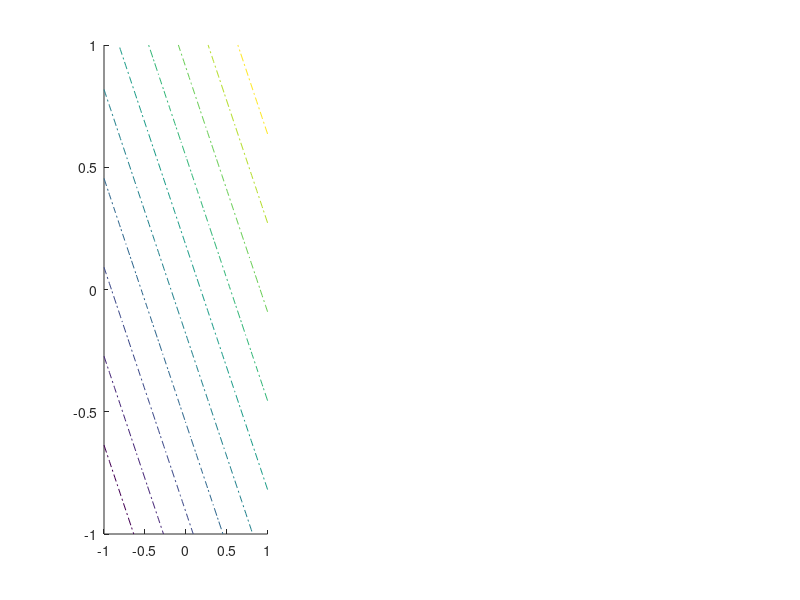

Here is the MATLAB script that generated this plot: (Note: this script raises an error after producing the figure.)
%% Задание 01. Метод характеристик решения задачи Коши
% Исходное уравнение: Uxx + 4Uxy - 5Uyy - 3Ux + 3Uy = 3y + 3x
% Начальные условия: U|(y-2x=0) = 2 + 6x^2 + 4x
%                   Uy|(y-2x=0) = 5x + 2

function t071601

%% Начальная инициализация

x_min = -1;
x_max = 1;
y_min = -1;
y_max = 1;
x_h = (x_max - x_min) / 30; 
y_h = (y_max - y_min) / 30; 

[X,Y] = meshgrid(x_min:x_h:x_max, y_min:y_h:y_max);

scrsz = get(0,'ScreenSize');
figure('Position', [50 scrsz(4)/2-100 scrsz(3)-100 scrsz(4)/2], 'Name', 'Лабораторная работа 01', 'NumberTitle', 'off');

%% 1. График семейства характеристик уравнения и линия, на которой ставилось условие.

subplot(1,3,1);
hold on;    
    Z = X + Y;
    contour(X, Y, Z, '-.', 'Color', 'b');
    Z = 5*X - Y;
    contour(X, Y, Z, '-.', 'Color', 'b');
    Z = 2*Y;
    plot(Z, Y, 'LineWidth', 3);
    title('\bf Область определения и характеристики решения');
    xlabel('\it X');
    ylabel('\it Y');
hold off;


%% 2. График линий уровня решения задачи Коши

Z = X.*Y + Y.^2 + 2*Y + 2;
subplot(1, 3, 2);
hold on;
    [C, h] = contour(X, Y, Z, 8, 'LineWidth', 2);
    clabel(C, h, 'Rotation', 0, 'BackgroundColor', [1 1 .6], 'Edgecolor', [.7 .7 .7]); 
    colorbar;
    title('\bf Линии уровня решения');
    xlabel('\it X');
    ylabel('\it Y');
    zlabel('\it U');
hold off;


%% 3. График поверхности решения задачи Коши

graph3d = subplot(1, 3, 3);
surf(X, Y, Z, 'EdgeColor', 'none') 
hold on;
    title('\bf Поверхность решения');
    xlabel('\it X');
    ylabel('\it Y');
    zlabel('\it U');
hold off;
rotate3d(graph3d);